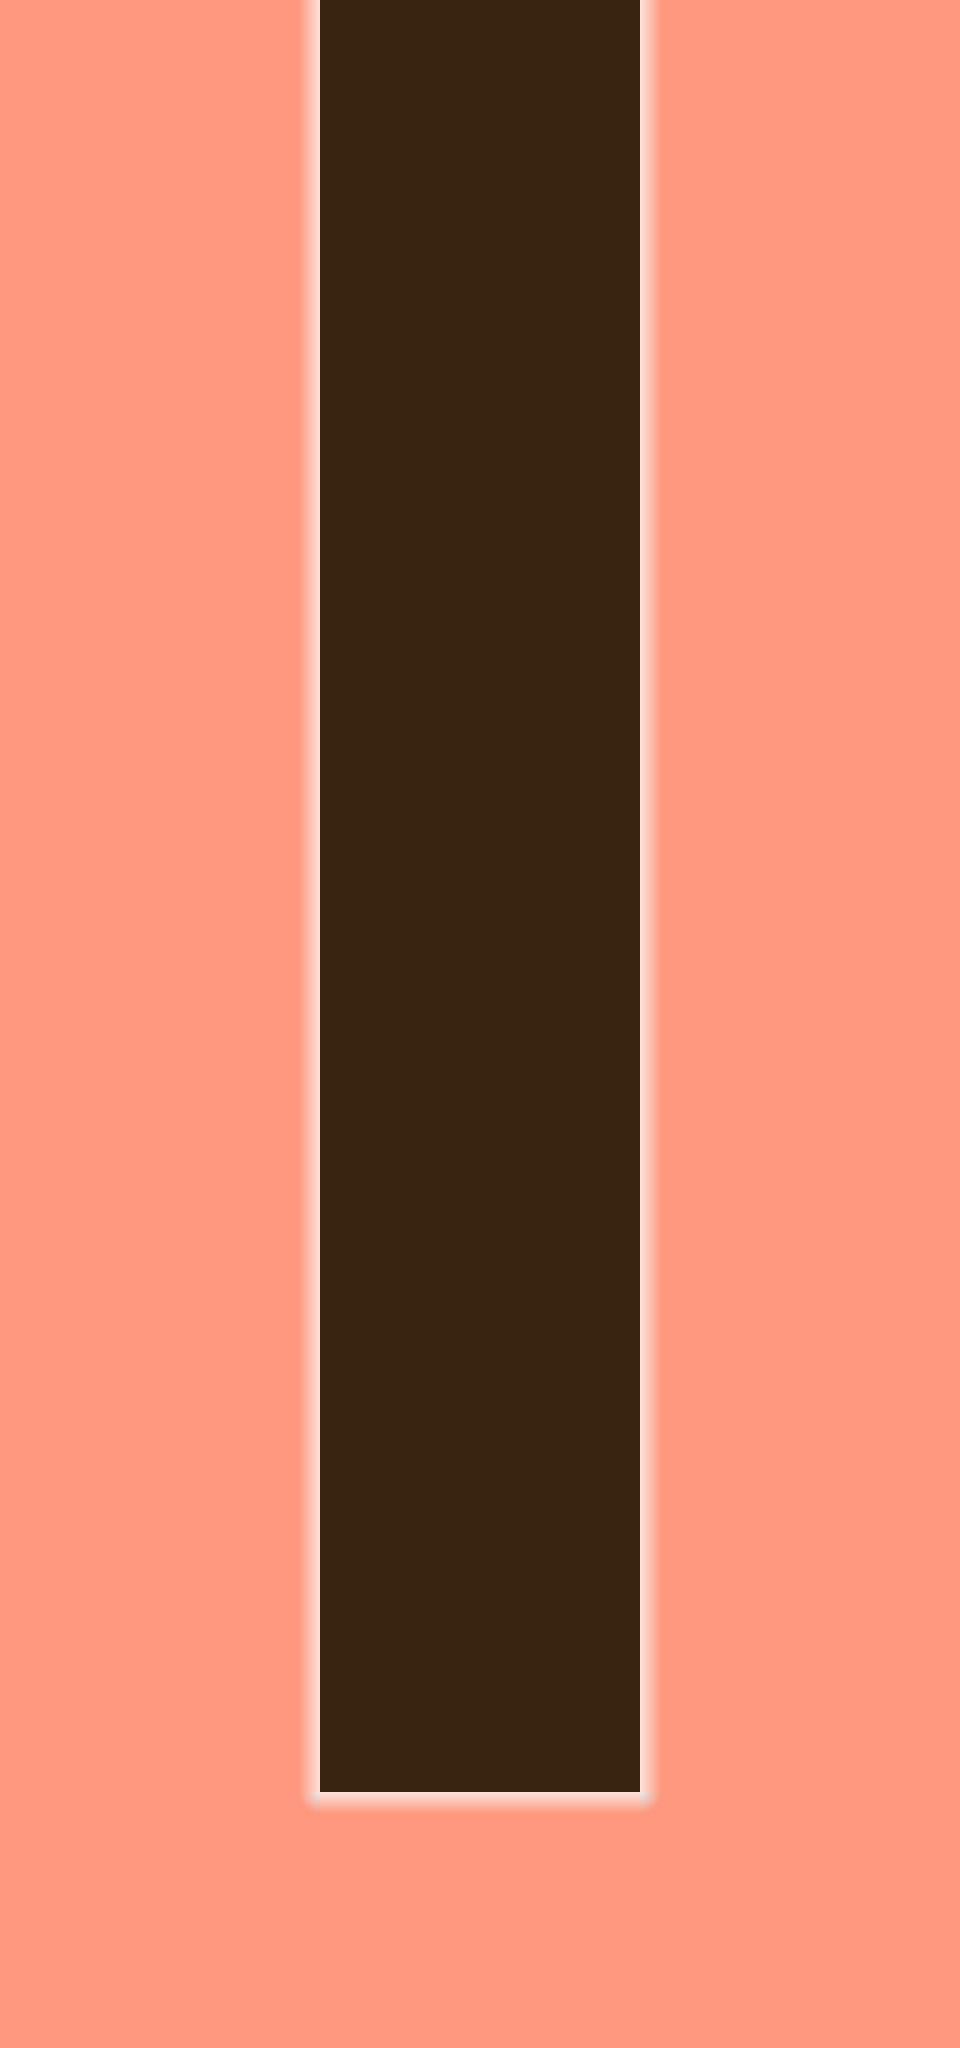

Below is a game level as drawn by its tile map, then a one-line description and the .tmx file that defines it, in full:
An orthogonal 15x32 tile map with 64x64 px tiles, 1 tile layer (1), 4 tilesets and 6 objects (camera_zone, finish_trigger).

<map version="1.2" tiledversion="1.2.1" orientation="orthogonal" renderorder="right-down" width="15" height="32" tilewidth="64" tileheight="64" infinite="0" backgroundcolor="#392410" nextlayerid="6" nextobjectid="8">
 <tileset firstgid="1" source="../tilesets/walls.tsx" />
 <tileset firstgid="22" source="../tilesets/podge.tsx" />
 <tileset firstgid="23" source="../tilesets/windmills.tsx" />
 <tileset firstgid="27" source="../tilesets/bumpers.tsx" />
 <layer id="3" name="1" width="15" height="32">
  <data encoding="csv">
13,13,13,13,14,0,0,0,0,0,15,13,13,13,13,
13,13,13,13,14,0,0,0,0,0,15,13,13,13,13,
13,13,13,13,14,0,0,0,0,0,15,13,13,13,13,
13,13,13,13,14,0,0,0,0,0,15,13,13,13,13,
13,13,13,13,14,0,0,0,0,0,15,13,13,13,13,
13,13,13,13,14,0,0,0,0,0,15,13,13,13,13,
13,13,13,13,14,0,0,0,0,0,15,13,13,13,13,
13,13,13,13,14,0,0,0,0,0,15,13,13,13,13,
13,13,13,13,14,0,0,0,0,0,15,13,13,13,13,
13,13,13,13,14,0,0,0,0,0,15,13,13,13,13,
13,13,13,13,14,0,0,0,0,0,15,13,13,13,13,
13,13,13,13,14,0,0,0,0,0,15,13,13,13,13,
13,13,13,13,14,0,0,0,0,0,15,13,13,13,13,
13,13,13,13,14,0,0,0,0,0,15,13,13,13,13,
13,13,13,13,14,0,0,0,0,0,15,13,13,13,13,
13,13,13,13,14,0,0,0,0,0,15,13,13,13,13,
13,13,13,13,14,0,0,0,0,0,15,13,13,13,13,
13,13,13,13,14,0,0,0,0,0,15,13,13,13,13,
13,13,13,13,14,0,0,0,0,0,15,13,13,13,13,
13,13,13,13,14,0,0,0,0,0,15,13,13,13,13,
13,13,13,13,14,0,0,0,0,0,15,13,13,13,13,
13,13,13,13,14,0,0,0,0,0,15,13,13,13,13,
13,13,13,13,14,0,0,0,0,0,15,13,13,13,13,
13,13,13,13,14,0,0,0,0,0,15,13,13,13,13,
13,13,13,13,14,0,0,0,0,0,15,13,13,13,13,
13,13,13,13,14,0,0,0,0,0,15,13,13,13,13,
13,13,13,13,14,0,0,0,0,0,15,13,13,13,13,
13,13,13,13,14,0,0,0,0,0,15,13,13,13,13,
13,13,13,13,19,16,16,16,16,16,18,13,13,13,13,
13,13,13,13,13,13,13,13,13,13,13,13,13,13,13,
13,13,13,13,13,13,13,13,13,13,13,13,13,13,13,
13,13,13,13,13,13,13,13,13,13,13,13,13,13,13
</data>
 </layer>
 <objectgroup id="4" name="2">
  <object id="1" gid="22" x="448" y="1728" width="64" height="64" />
  <object id="5" gid="26" x="320" y="1472" width="320" height="320" />
  <object id="6" gid="26" x="320" y="960" width="320" height="320" />
 </objectgroup>
 <objectgroup id="5" name="camera">
  <object id="2" type="camera_zone" x="256" y="384" width="448" height="1408">
   <properties>
    <property name="center" type="bool" value="false" />
    <property name="center_width" type="float" value="7" />
    <property name="fixed" type="bool" value="false" />
    <property name="tracking" type="bool" value="true" />
   </properties>
  </object>
  <object id="3" type="finish_trigger" x="320" y="0" width="320" height="64" />
  <object id="7" gid="27" x="448" y="1088" width="64" height="64">
   <properties>
    <property name="oscillate" type="bool" value="true" />
    <property name="oscillate_distance" type="float" value="2" />
   </properties>
  </object>
 </objectgroup>
</map>
